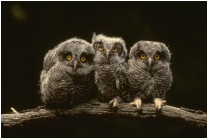
#> input picture imagenes/42044.jpg, 208 x 139 px
$ jupyter execute --allow-errors 02_Imagenes_Plantilla.ipynb   (shell and % lines are left out)   (older library calls are emulated)
#> lines starting #> are read from the running program, lines starting #| are printed output that depends on the picture
# Manipulación de Imagenes

## 1. Librerias

[cell 1]
import numpy as np
import cv2 as cv2
import io as io
import matplotlib.pyplot as plt
import matplotlib.image as mpi
from PIL import Image
import mahotas
import mahotas.demos

## 5. Procesamiento de imágenes

[cell 2]
# Convertir imagen en arreglo numpy
ruta="./imagenes/_lena.png"
gris = cv2.imread(ruta,0)

#> (the rest of this cell did not finish here and is left out)

Recordando lo aprendido en computación grafica, los conceptos se conservan de manera general.
* Traslación
* Rotación
* Escalamiento

[cell 3]
# Rotación
ruta="./imagenes/42044.jpg"
im = cv2.imread(ruta)
#> im is the input picture: shape (139, 208, 3); mean B, G, R 32, 45.3, 51.9
print("Imagen A: ", np.shape(im))
#| Imagen A:  (139, 208, 3)

height, width = im.shape[:2]
#> height = 139; width = 208
center = (width/2, height/2)
#> center = (104, 69.5)
angle =45
scale = 1.0
rotation_matrix = cv2.getRotationMatrix2D(center, angle, scale)
rotated_image = cv2.warpAffine(im, rotation_matrix, (width, height), borderMode=cv2.BORDER_CONSTANT)
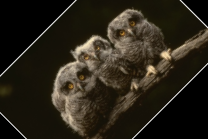
#> rotated_image: shape (139, 208, 3); mean B, G, R 25.4, 36.4, 42.1

plt.figure(figsize=(9,3))
plt.subplot(1,3,1)
plt.imshow(cv2.cvtColor(im,cv2.COLOR_BGR2RGB))
plt.axis("off")

plt.subplot(1,3,2)
plt.imshow(cv2.cvtColor(rotated_image,cv2.COLOR_BGR2RGB))
plt.axis("off")
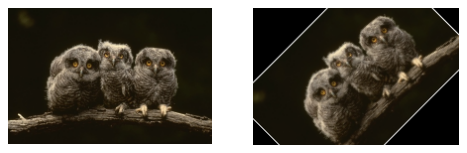
#> figure drawn by matplotlib, 2 panels

$ run again, with imagenes/113016.jpg copied over imagenes/42044.jpg
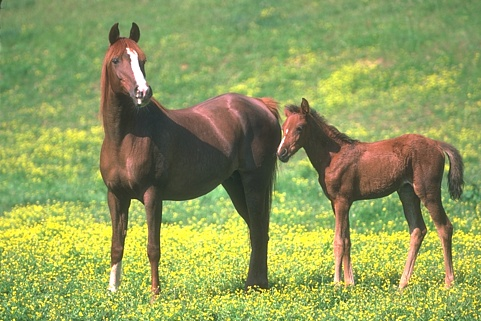
#> input picture imagenes/113016.jpg, 481 x 321 px
#> im is the input picture: shape (321, 481, 3); mean B, G, R 90.8, 157.9, 144.6
#| Imagen A:  (321, 481, 3)
#> `rotated_image = cv2.warpAffine(im, rotation_matrix, (width, height), b..`:
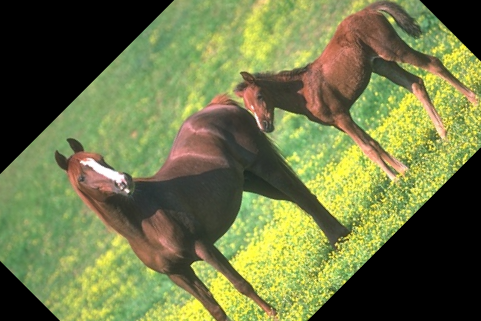
#> rotated_image: shape (321, 481, 3); mean B, G, R 70.3, 119.8, 111.6
#> `[cell 3] # Rotación ruta="./imagenes/42044.jpg" im = cv2.imread(ruta) ..`:
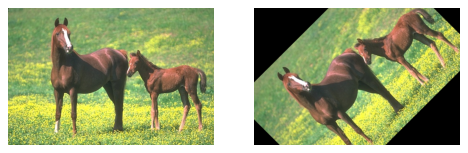
#> figure drawn by matplotlib, 2 panels

$ run again, with imagenes/118020.jpg copied over imagenes/42044.jpg
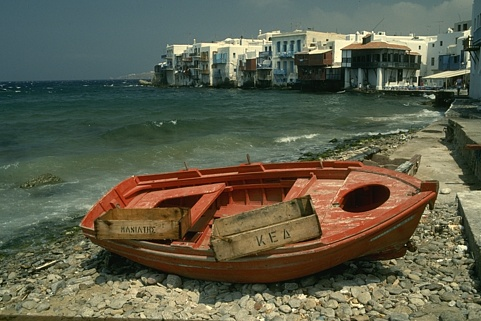
#> input picture imagenes/118020.jpg, 481 x 321 px
#> im is the input picture: shape (321, 481, 3); mean B, G, R 75.2, 94.3, 93.8
#| Imagen A:  (321, 481, 3)
#> `rotated_image = cv2.warpAffine(im, rotation_matrix, (width, height), b..`:
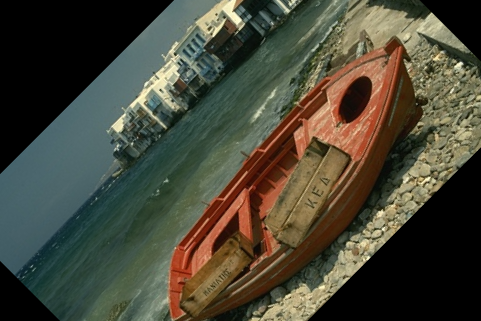
#> rotated_image: shape (321, 481, 3); mean B, G, R 56.1, 70.9, 72.4
#> `[cell 3] # Rotación ruta="./imagenes/42044.jpg" im = cv2.imread(ruta) ..`:
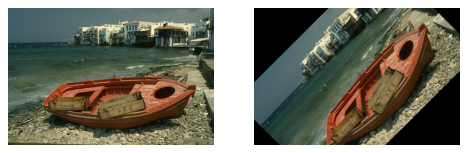
#> figure drawn by matplotlib, 2 panels

$ run again, with imagenes/227092.jpg copied over imagenes/42044.jpg
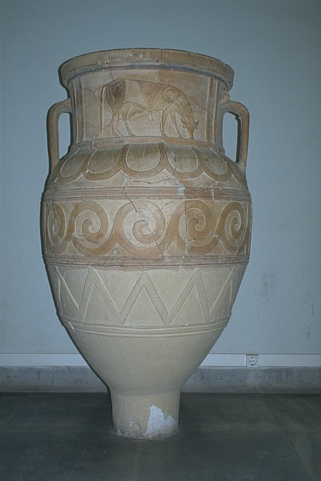
#> input picture imagenes/227092.jpg, 321 x 481 px
#> im is the input picture: shape (481, 321, 3); mean B, G, R 115.5, 114.5, 105.5
#| Imagen A:  (481, 321, 3)
#> `rotated_image = cv2.warpAffine(im, rotation_matrix, (width, height), b..`:
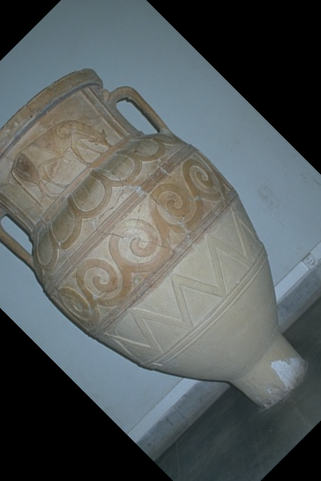
#> rotated_image: shape (481, 321, 3); mean B, G, R 93.3, 93.6, 87.8
#> `[cell 3] # Rotación ruta="./imagenes/42044.jpg" im = cv2.imread(ruta) ..`:
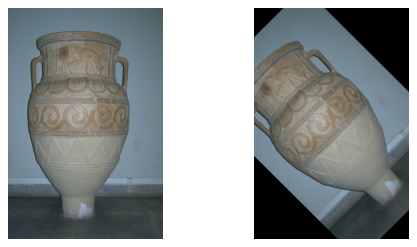
#> figure drawn by matplotlib, 2 panels
